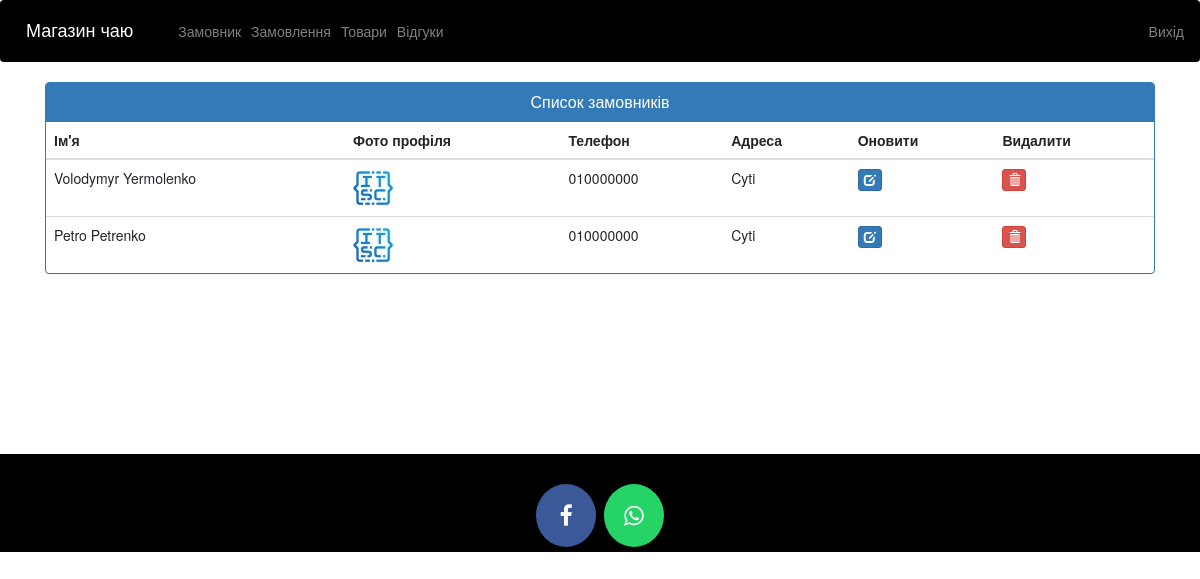
Screenshot of /view-customer (signed in) with the database file from the repository.
### ecom/models.py (models this page shows, shortened)
class Customer(models.Model):
    user = models.OneToOneField(User, on_delete=models.CASCADE)
    profile_pic = models.ImageField(upload_to='profile_pic/CustomerProfilePic/', null=True, blank=True)
    address = models.CharField(max_length=40)
    mobile = models.CharField(max_length=20, null=False)
    def get_name(self):
        return self.user.first_name + " " + self.user.last_name

### ecom/views.py (the view)
# urls.py: path('view-customer', views.view_customer_view, name='view-customer'),
@login_required(login_url='adminlogin')
def view_customer_view(request):
    customers = models.Customer.objects.all()
    return render(request, 'ecom/view_customer.html', {'customers': customers})

### templates/ecom/view_customer.html (shortened to what this page needs)
{% extends 'ecom/admin_base.html' %}
{% load static %}
{% block content %}
<head>
  <link href="//netdna.bootstrapcdn.com/bootstrap/3.0.0/css/bootstrap.min.css" rel="stylesheet" id="bootstrap-css">
</head>
<div class="container">
  <div class="panel panel-primary">
    <div class="panel-heading">
      <h6 class="panel-title">Список замовників</h6>
    </div>
    <table class="table table-hover" id="dev-table">
      <thead>
        <tr>
          <th>Ім'я</th>
          <th>Фото профіля</th>
          <th>Телефон</th>
          <th>Адреса</th>
          <th>Оновити</th>
          <th>Видалити</th>
        </tr>
      </thead>
      {% for c in customers %}
      <tr>
        <td> {{c.get_name}}</td>
        <td> <img src="{% static c.profile_pic.url %}" alt="Profile Pic" height="40px" width="40px" /></td>
        <td>{{c.mobile}}</td>
        <td>{{c.address}}</td>
        <td><a class="btn btn-primary btn-xs" href="{% url 'update-customer' c.id  %}"><span class="glyphicon glyphicon-edit"></span></a></td>
        <td><a class="btn btn-danger btn-xs" href="{% url 'delete-customer' c.id  %}"><span class="glyphicon glyphicon-trash"></span></a></td>
      </tr>
      {% endfor %}
    </table>
  </div>
</div>
{% endblock content %}

### templates/ecom/view_customer.html (style rules this page uses)
a:link { text-decoration: none; }
h6 { text-align: center; }

### rows the page displays
Customer: get_name "Volodymyr Yermolenko", profile_pic (picture), mobile "010000000", address "Cyti"
Customer: get_name "Petro Petrenko", profile_pic (picture), mobile "010000000", address "Cyti"
